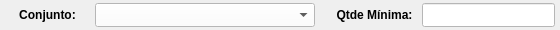
        <widget class="QWidget" name="widget_41" native="true">
         <property name="minimumSize">
          <size>
           <width>0</width>
           <height>30</height>
          </size>
         </property>
         <property name="maximumSize">
          <size>
           <width>16777215</width>
           <height>30</height>
          </size>
         </property>
         <property name="styleSheet">
          <string notr="true"/>
         </property>
         <layout class="QHBoxLayout" name="horizontalLayout_33">
          <property name="spacing">
           <number>5</number>
          </property>
          <property name="leftMargin">
           <number>5</number>
          </property>
          <property name="topMargin">
           <number>3</number>
          </property>
          <property name="rightMargin">
           <number>5</number>
          </property>
          <property name="bottomMargin">
           <number>3</number>
          </property>
          <item>
           <widget class="QLabel" name="label_72">
            <property name="minimumSize">
             <size>
              <width>85</width>
              <height>0</height>
             </size>
            </property>
            <property name="maximumSize">
             <size>
              <width>85</width>
              <height>16777215</height>
             </size>
            </property>
            <property name="font">
             <font>
              <pointsize>9</pointsize>
              <weight>75</weight>
              <bold>true</bold>
             </font>
            </property>
            <property name="text">
             <string>Conjunto:</string>
            </property>
            <property name="alignment">
             <set>Qt::AlignCenter</set>
            </property>
           </widget>
          </item>
          <item>
           <widget class="QComboBox" name="combo_Conjunto">
            <property name="sizePolicy">
             <sizepolicy hsizetype="Preferred" vsizetype="Preferred">
              <horstretch>0</horstretch>
              <verstretch>0</verstretch>
             </sizepolicy>
            </property>
            <property name="minimumSize">
             <size>
              <width>220</width>
              <height>0</height>
             </size>
            </property>
            <property name="maximumSize">
             <size>
              <width>220</width>
              <height>16777215</height>
             </size>
            </property>
            <property name="font">
             <font>
              <pointsize>9</pointsize>
             </font>
            </property>
            <property name="styleSheet">
             <string notr="true">background-color: rgb(255, 255, 255);
text-align: center;</string>
            </property>
           </widget>
          </item>
          <item>
           <widget class="QLabel" name="label">
            <property name="text">
             <string/>
            </property>
           </widget>
          </item>
          <item>
           <widget class="QLabel" name="label_74">
            <property name="minimumSize">
             <size>
              <width>85</width>
              <height>0</height>
             </size>
            </property>
            <property name="maximumSize">
             <size>
              <width>85</width>
              <height>16777215</height>
             </size>
            </property>
            <property name="font">
             <font>
              <pointsize>9</pointsize>
              <weight>75</weight>
              <bold>true</bold>
             </font>
            </property>
            <property name="text">
             <string>Qtde Mínima:</string>
            </property>
            <property name="alignment">
             <set>Qt::AlignCenter</set>
            </property>
           </widget>
          </item>
          <item>
           <widget class="QLineEdit" name="line_Qtde_Mini">
            <property name="sizePolicy">
             <sizepolicy hsizetype="Preferred" vsizetype="Preferred">
              <horstretch>0</horstretch>
              <verstretch>0</verstretch>
             </sizepolicy>
            </property>
            <property name="minimumSize">
             <size>
              <width>133</width>
              <height>0</height>
             </size>
            </property>
            <property name="maximumSize">
             <size>
              <width>133</width>
              <height>16777215</height>
             </size>
            </property>
            <property name="font">
             <font>
              <pointsize>9</pointsize>
             </font>
            </property>
            <property name="styleSheet">
             <string notr="true">background-color: rgb(255, 255, 255);</string>
            </property>
            <property name="text">
             <string/>
            </property>
            <property name="maxLength">
             <number>30</number>
            </property>
            <property name="alignment">
             <set>Qt::AlignCenter</set>
            </property>
           </widget>
          </item>
         </layout>
        </widget>
